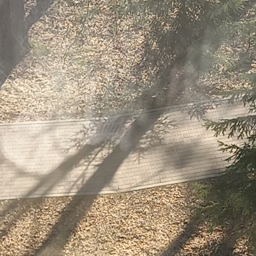
#> input picture a03/Dataset/0/0.png, 256 x 256 px
$ python 12542518.py
#> lines starting #> are read from the running program, lines starting #| are printed output that depends on the picture
# SCC0251 - Image Processing and Analysis
# Assignment 03 - 2023.1
# Thaís Ribeiro Lauriano - 12542518

import imageio.v2 as imageio
import numpy as np
from scipy.ndimage import convolve

# Recebe oos caminhos das imagens a serem carregadas e retorna um vetor com as imagens carregadas
def get_imgs(img_paths):
    img_vector = []
    for img_path in img_paths:
        img_vector.append(imageio.imread(img_path))

    return img_vector

# Converte imagens coloridas para escala de cinza
def color_to_bnw(imgs):
    imgs_gray = []
    for img in imgs:
        imgs_gray.append(np.dot(img[...,:3], [0.2989, 0.5870, 0.1140]))

    return imgs_gray

# Calcula os gradientes horizontal e vertical,
# em seguida computa as matrizes de magnitude e oritntação e as retorna
def compute_gradient(image):
    # Calculando gradiente horizontal
    grad_x = np.array([[-1, -2, -1], [0, 0, 0], [1, 2, 1]])
    grad_x_image = convolve(image, grad_x)

    # Calculando gradiente vertical
    grad_y = np.array([[-1, 0, 1], [-2, 0, 2], [-1, 0, 1]])
    grad_y_image = convolve(image, grad_y)

    # Calculando as matrizes de magnitude do gradiente e orientação (phi)
    magnitude = np.sqrt(grad_x_image**2 + grad_y_image**2)/np.sqrt(grad_x_image**2 + grad_y_image**2).sum()
    orientation = np.degrees(np.arctan2(grad_y_image, grad_x_image)) % 180

    return magnitude, orientation

# Computa a matriz de bins a partir da matriz de orientação
def compute_bins(orientation):
    bins = np.mod((orientation+10), 180) // 20
    return bins

# Computa o desctritor para o hog a partir da magnitude e da matriz de bins
def compute_descriptor(bins, magnitude):
    descriptor, _ = np.histogram(bins, bins=9, range=(0, 9), weights=magnitude)
    return descriptor

# Computa o hog para uma imagem
def hog(image):
    magnitude, orientation = compute_gradient(image)
    hog = compute_descriptor(compute_bins(orientation), magnitude)

    return hog

# Classificação k-NN
def knn(X_train, y_train, X_test, k):
    distances = np.sqrt(np.sum((X_test - X_train)**2, axis=1))
    nearest_indices = np.argsort(distances)[:k]
    nearest_labels = y_train[nearest_indices]
    counts = np.bincount(nearest_labels)
    return np.argmax(counts)

def main():
    # Lendo os nomes dos arquivos, carregando as imagens e convertendo-as para preto&branco
    non_human_paths = input().rstrip().split(sep=' ')
#> the answer given: Dataset/0/0.png
    nonhuman_rgb = get_imgs(non_human_paths)
#> nonhuman_rgb = 1 item
    non_human_imgs = color_to_bnw(nonhuman_rgb)
#> the loop in color_to_bnw, `for img in imgs:` made 1 pass
#> non_human_imgs = 1 item

    human_paths = input().rstrip().split(sep=' ')
#> the answer given: Dataset/0/1.png
    human_rgb = get_imgs(human_paths)
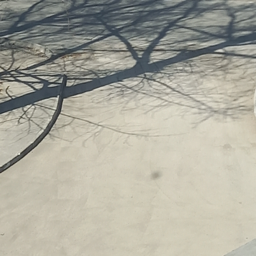
#> input picture a03/Dataset/0/1.png, 256 x 256 px
#> human_rgb = 1 item
    human_imgs = color_to_bnw(human_rgb)
#> the loop in color_to_bnw (call 2), `for img in imgs:` made 1 pass
#> human_imgs = 1 item

    test_paths = input().rstrip().split(sep=' ')
#> the answer given: Dataset/0/1.png
    test_imgs = get_imgs(test_paths)
#> test_imgs = 1 item
    test_imgs = color_to_bnw(test_imgs)

    # Treinando o modelo
    X = []
    y = []
    for image in human_imgs:
        hog_descriptor = hog(image)
        X.append(hog_descriptor)
        y.append(1) # classe positiva (humano)
#> this loop made 1 pass
#> pass 1, in compute_gradient, `grad_x_image = convolve(image, grad_x)`:
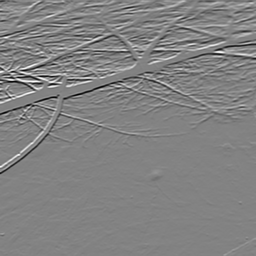
#> grad_x_image: shape (256, 256) float64; min -635.4, max 604.1, mean -2.5; drawn with min black and max white
#> pass 1, in compute_gradient, `orientation = np.degrees(np.arctan2(grad_y_image, grad_x_image)) % 180`:
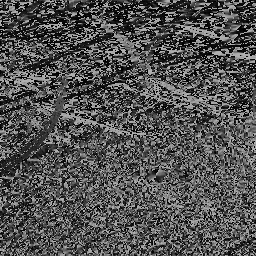
#> orientation: shape (256, 256) float64; min 0, max 180, mean 82
#> after the loop, X = [[0.32, 0.253, 0.104, 0.0547, 0.0421, 0.0258, 0.0311, 0.0493, 0.12]]; y = [1]

    for image in non_human_imgs:
        hog_descriptor = hog(image)
        X.append(hog_descriptor)
        y.append(0) # classe negativa (não humano)
#> this loop made 1 pass
#> pass 1, in compute_gradient (call 2), `grad_x_image = convolve(image, grad_x)`:
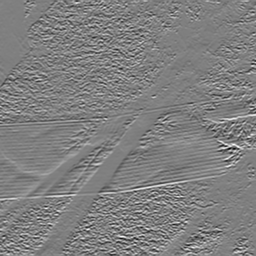
#> grad_x_image: shape (256, 256) float64; min -643.2, max 639.4, mean -0.2; drawn with min black and max white
#> pass 1, in compute_gradient (call 2), `magnitude = np.sqrt(grad_x_image**2 + grad_y_image**2)/np.sqrt(grad_x_..`:
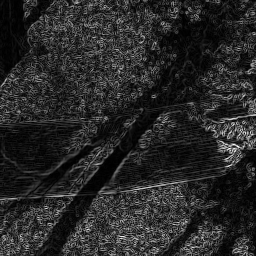
#> magnitude: shape (256, 256) float64; min 1.46e-08, max 9.67e-05, mean 1.53e-05; drawn with min black and max white
#> pass 1, in compute_gradient (call 2), `orientation = np.degrees(np.arctan2(grad_y_image, grad_x_image)) % 180`:
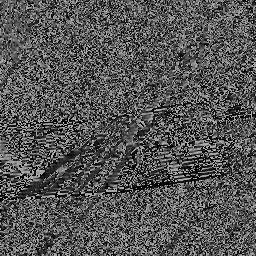
#> orientation: shape (256, 256) float64; min 0, max 180, mean 85.7
#> after the loop, X = [[0.32, 0.253, 0.104, 0.0547, 0.0421, 0.0258, 0.0311, 0.0493, 0.12], [0.167, 0.152, 0.125, 0.0991, 0.0826, 0.0801, 0.0799, 0.0939, 0.121]]; y = [1, 0]

    X = np.array(X)
    y = np.array(y)

    # Teste de classificação
    predictions = []
    for test_image in test_imgs:
        test_descriptor = hog(test_image)
        prediction = knn(X, y, test_descriptor, k=3)
        predictions.append(prediction)
#> this loop made 1 pass
#> (distances in knn, counts in knn, prediction) on pass 1: ([0, 0.212], [1, 1], 0)
#> pass 1, in compute_bins (call 3), `bins = np.mod((orientation+10), 180) // 20`:
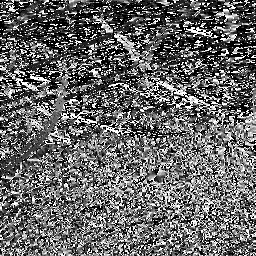
#> bins: shape (256, 256) float64; min 0, max 8, mean 3.26; drawn with min black and max white
#> after the loop, predictions = [0]

    print(*predictions)
#| 0

if __name__ == '__main__':
    main()
